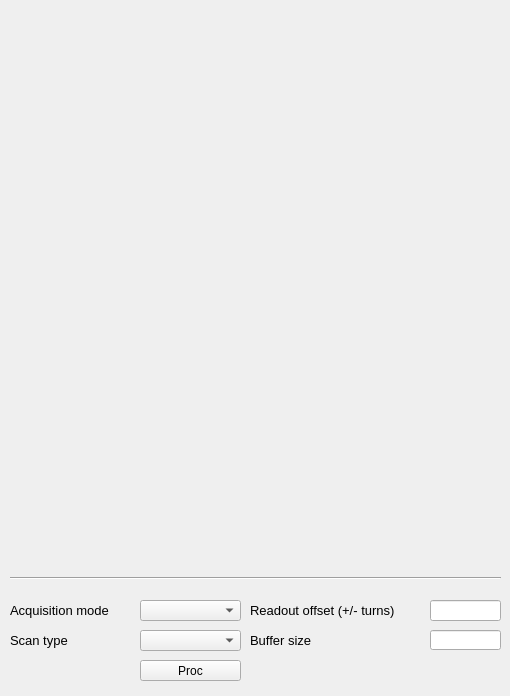
<?xml version="1.0" encoding="UTF-8"?>
<ui version="4.0">
 <class>TBTDDCSYNTH</class>
 <widget class="QMainWindow" name="TBTDDCSYNTH">
  <property name="geometry">
   <rect>
    <x>0</x>
    <y>0</y>
    <width>510</width>
    <height>696</height>
   </rect>
  </property>
  <property name="windowTitle">
   <string>Turn-by-Turn Amplitudes</string>
  </property>
  <widget class="QWidget" name="centralwidget">
   <widget class="caCartesianPlot" name="tbttdpsynth_x">
    <property name="geometry">
     <rect>
      <x>9</x>
      <y>9</y>
      <width>491</width>
      <height>275</height>
     </rect>
    </property>
    <property name="font">
     <font>
      <family>Sans Serif</family>
      <pointsize>8</pointsize>
     </font>
    </property>
    <property name="Title" stdset="0">
     <string notr="true">Amplitudes A,B,C,D</string>
    </property>
    <property name="TitleX">
     <string notr="true">Turns</string>
    </property>
    <property name="TitleY">
     <string notr="true">Arbitrary units</string>
    </property>
    <property name="channels_1" stdset="0">
     <string notr="true">;$(BPM).Va</string>
    </property>
    <property name="Style_1">
     <enum>caCartesianPlot::Lines</enum>
    </property>
    <property name="symbol_1">
     <enum>caCartesianPlot::Star1</enum>
    </property>
    <property name="color_1">
     <color>
      <red>255</red>
      <green>0</green>
      <blue>0</blue>
     </color>
    </property>
    <property name="channels_2" stdset="0">
     <string notr="true">;$(BPM).Vb</string>
    </property>
    <property name="color_2">
     <color>
      <red>3</red>
      <green>0</green>
      <blue>255</blue>
     </color>
    </property>
    <property name="channels_3" stdset="0">
     <string notr="true">;$(BPM).Vc</string>
    </property>
    <property name="color_3">
     <color>
      <red>31</red>
      <green>173</green>
      <blue>30</blue>
     </color>
    </property>
    <property name="channels_4" stdset="0">
     <string notr="true">;$(BPM).Vd</string>
    </property>
    <property name="color_4">
     <color>
      <red>122</red>
      <green>12</green>
      <blue>114</blue>
     </color>
    </property>
    <property name="plotMode">
     <enum>caCartesianPlot::PlotNPointsAndStop</enum>
    </property>
    <property name="countNumOrChannel" stdset="0">
     <string notr="true"/>
    </property>
    <property name="triggerChannel" stdset="0">
     <string notr="true"/>
    </property>
    <property name="foreground">
     <color alpha="0">
      <red>255</red>
      <green>255</green>
      <blue>255</blue>
     </color>
    </property>
    <property name="gridColor">
     <color>
      <red>0</red>
      <green>0</green>
      <blue>0</blue>
     </color>
    </property>
    <property name="XaxisScaling" stdset="0">
     <enum>caCartesianPlot::Auto</enum>
    </property>
    <property name="XaxisLimits">
     <string>0;100</string>
    </property>
    <property name="YaxisLimits">
     <string>-1000000;-900000</string>
    </property>
   </widget>
   <widget class="Line" name="line">
    <property name="geometry">
     <rect>
      <x>10</x>
      <y>570</y>
      <width>491</width>
      <height>16</height>
     </rect>
    </property>
    <property name="orientation">
     <enum>Qt::Horizontal</enum>
    </property>
   </widget>
   <widget class="caCartesianPlot" name="tbtddcsynth_y">
    <property name="geometry">
     <rect>
      <x>9</x>
      <y>290</y>
      <width>491</width>
      <height>275</height>
     </rect>
    </property>
    <property name="font">
     <font>
      <family>Sans</family>
      <pointsize>8</pointsize>
     </font>
    </property>
    <property name="Title" stdset="0">
     <string notr="true">SUM</string>
    </property>
    <property name="TitleX">
     <string notr="true">Turns</string>
    </property>
    <property name="TitleY">
     <string notr="true">Arbitrary units</string>
    </property>
    <property name="channels_1" stdset="0">
     <string notr="true">;$(BPM).Sum</string>
    </property>
    <property name="Style_1">
     <enum>caCartesianPlot::Lines</enum>
    </property>
    <property name="symbol_1">
     <enum>caCartesianPlot::Star1</enum>
    </property>
    <property name="color_1">
     <color>
      <red>0</red>
      <green>0</green>
      <blue>0</blue>
     </color>
    </property>
    <property name="channels_2" stdset="0">
     <string notr="true"/>
    </property>
    <property name="symbol_2">
     <enum>caCartesianPlot::Star2</enum>
    </property>
    <property name="color_2">
     <color>
      <red>6</red>
      <green>0</green>
      <blue>255</blue>
     </color>
    </property>
    <property name="plotMode">
     <enum>caCartesianPlot::PlotNPointsAndStop</enum>
    </property>
    <property name="countNumOrChannel" stdset="0">
     <string notr="true"/>
    </property>
    <property name="triggerChannel" stdset="0">
     <string notr="true"/>
    </property>
    <property name="foreground">
     <color alpha="0">
      <red>255</red>
      <green>255</green>
      <blue>255</blue>
     </color>
    </property>
    <property name="gridColor">
     <color>
      <red>0</red>
      <green>0</green>
      <blue>0</blue>
     </color>
    </property>
    <property name="XaxisScaling" stdset="0">
     <enum>caCartesianPlot::Auto</enum>
    </property>
    <property name="XaxisLimits">
     <string>0;100</string>
    </property>
    <property name="YaxisLimits">
     <string>-1000000;-900000</string>
    </property>
   </widget>
   <widget class="QLabel" name="label_19">
    <property name="geometry">
     <rect>
      <x>250</x>
      <y>630</y>
      <width>181</width>
      <height>20</height>
     </rect>
    </property>
    <property name="font">
     <font>
      <pointsize>10</pointsize>
     </font>
    </property>
    <property name="text">
     <string>Buffer size</string>
    </property>
   </widget>
   <widget class="QLabel" name="label_20">
    <property name="geometry">
     <rect>
      <x>10</x>
      <y>630</y>
      <width>131</width>
      <height>20</height>
     </rect>
    </property>
    <property name="font">
     <font>
      <pointsize>10</pointsize>
     </font>
    </property>
    <property name="text">
     <string>Scan type</string>
    </property>
   </widget>
   <widget class="QLabel" name="label_21">
    <property name="geometry">
     <rect>
      <x>250</x>
      <y>600</y>
      <width>181</width>
      <height>20</height>
     </rect>
    </property>
    <property name="font">
     <font>
      <pointsize>10</pointsize>
     </font>
    </property>
    <property name="text">
     <string>Readout offset (+/- turns)</string>
    </property>
   </widget>
   <widget class="QLabel" name="label_22">
    <property name="geometry">
     <rect>
      <x>10</x>
      <y>600</y>
      <width>131</width>
      <height>20</height>
     </rect>
    </property>
    <property name="font">
     <font>
      <pointsize>10</pointsize>
     </font>
    </property>
    <property name="text">
     <string>Acquisition mode</string>
    </property>
   </widget>
   <widget class="caMenu" name="tbtddcsynth_acqm">
    <property name="geometry">
     <rect>
      <x>140</x>
      <y>600</y>
      <width>101</width>
      <height>21</height>
     </rect>
    </property>
    <property name="font">
     <font>
      <family>Sans</family>
      <pointsize>8</pointsize>
     </font>
    </property>
    <property name="channel" stdset="0">
     <string notr="true">$(BPM).ACQM</string>
    </property>
   </widget>
   <widget class="caMenu" name="tbtddcsynth_scan">
    <property name="geometry">
     <rect>
      <x>140</x>
      <y>630</y>
      <width>101</width>
      <height>21</height>
     </rect>
    </property>
    <property name="font">
     <font>
      <family>Sans</family>
      <pointsize>8</pointsize>
     </font>
    </property>
    <property name="channel" stdset="0">
     <string notr="true">$(BPM).SCAN</string>
    </property>
   </widget>
   <widget class="caMessageButton" name="camessagebutton">
    <property name="geometry">
     <rect>
      <x>140</x>
      <y>660</y>
      <width>101</width>
      <height>21</height>
     </rect>
    </property>
    <property name="text">
     <string>Proc</string>
    </property>
    <property name="flat">
     <bool>false</bool>
    </property>
    <property name="fontScaleMode">
     <enum>EPushButton::WidthAndHeight</enum>
    </property>
    <property name="channel" stdset="0">
     <string notr="true">$(BPM).PROC</string>
    </property>
    <property name="background">
     <color>
      <red>255</red>
      <green>255</green>
      <blue>255</blue>
     </color>
    </property>
    <property name="pressMessage">
     <string notr="true">1</string>
    </property>
   </widget>
   <widget class="caTextEntry" name="tbtddcsynth_offs">
    <property name="geometry">
     <rect>
      <x>430</x>
      <y>600</y>
      <width>71</width>
      <height>21</height>
     </rect>
    </property>
    <property name="font">
     <font>
      <family>Monospace</family>
      <pointsize>10</pointsize>
     </font>
    </property>
    <property name="alignment">
     <set>Qt::AlignRight|Qt::AlignTrailing|Qt::AlignVCenter</set>
    </property>
    <property name="channel" stdset="0">
     <string notr="true">$(BPM).OFFS</string>
    </property>
    <property name="foreground">
     <color>
      <red>170</red>
      <green>0</green>
      <blue>0</blue>
     </color>
    </property>
    <property name="background">
     <color>
      <red>255</red>
      <green>255</green>
      <blue>127</blue>
     </color>
    </property>
    <property name="colorMode">
     <enum>caLineEdit::Static</enum>
    </property>
    <property name="fontScaleMode">
     <enum>caLineEdit::WidthAndHeight</enum>
    </property>
   </widget>
   <widget class="caTextEntry" name="tbtddcsynth_ngrp">
    <property name="geometry">
     <rect>
      <x>430</x>
      <y>630</y>
      <width>71</width>
      <height>20</height>
     </rect>
    </property>
    <property name="font">
     <font>
      <family>Monospace</family>
      <pointsize>9</pointsize>
     </font>
    </property>
    <property name="alignment">
     <set>Qt::AlignRight|Qt::AlignTrailing|Qt::AlignVCenter</set>
    </property>
    <property name="channel" stdset="0">
     <string notr="true">$(BPM).NGRP</string>
    </property>
    <property name="foreground">
     <color>
      <red>170</red>
      <green>0</green>
      <blue>0</blue>
     </color>
    </property>
    <property name="background">
     <color>
      <red>255</red>
      <green>255</green>
      <blue>127</blue>
     </color>
    </property>
    <property name="colorMode">
     <enum>caLineEdit::Static</enum>
    </property>
    <property name="precisionMode">
     <enum>caLineEdit::User</enum>
    </property>
    <property name="limitsMode">
     <enum>caLineEdit::User</enum>
    </property>
    <property name="maxValue">
     <double>100000.000000000000000</double>
    </property>
    <property name="minValue">
     <double>10.000000000000000</double>
    </property>
    <property name="fontScaleMode">
     <enum>caLineEdit::WidthAndHeight</enum>
    </property>
   </widget>
  </widget>
 </widget>
 <customwidgets>
  <customwidget>
   <class>QwtPlot</class>
   <extends>QFrame</extends>
   <header>qwt_plot.h</header>
  </customwidget>
  <customwidget>
   <class>caMenu</class>
   <extends>QComboBox</extends>
   <header>caMenu</header>
  </customwidget>
  <customwidget>
   <class>caTextEntry</class>
   <extends>caLineEdit</extends>
   <header>caTextEntry</header>
  </customwidget>
  <customwidget>
   <class>caMessageButton</class>
   <extends>QPushButton</extends>
   <header>caMessageButton</header>
  </customwidget>
  <customwidget>
   <class>caLineEdit</class>
   <extends>QLineEdit</extends>
   <header>caLineEdit</header>
  </customwidget>
  <customwidget>
   <class>caCartesianPlot</class>
   <extends>QwtPlot</extends>
   <header>caCartesianPlot</header>
  </customwidget>
 </customwidgets>
 <resources/>
 <connections/>
</ui>
